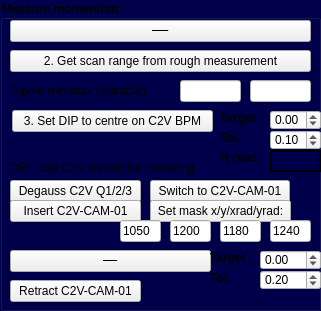
           <widget class="QGroupBox" name="groupBox_5">
            <property name="geometry">
             <rect>
              <x>10</x>
              <y>310</y>
              <width>321</width>
              <height>311</height>
             </rect>
            </property>
            <property name="font">
             <font>
              <weight>75</weight>
              <bold>true</bold>
             </font>
            </property>
            <property name="styleSheet">
             <string notr="true">QGroupBox{ background-color: rgb(0, 0, 75);}
QLabel{ background-color: rgba(0,0,0,0%);}
#QPushButton{ background-color: rgb(255, 255, 255);}</string>
            </property>
            <property name="title">
             <string>Measure momentum:</string>
            </property>
            <widget class="QLineEdit" name="lineEdit_fineCurrentMax">
             <property name="geometry">
              <rect>
               <x>250</x>
               <y>80</y>
               <width>61</width>
               <height>22</height>
              </rect>
             </property>
            </widget>
            <widget class="QPushButton" name="pushButton_fineGetCurrentRange">
             <property name="geometry">
              <rect>
               <x>10</x>
               <y>20</y>
               <width>301</width>
               <height>22</height>
              </rect>
             </property>
             <property name="font">
              <font>
               <pointsize>-1</pointsize>
               <strikeout>true</strikeout>
              </font>
             </property>
             <property name="text">
              <string>1. Get scan range from initial estimate</string>
             </property>
             <property name="checked">
              <bool>false</bool>
             </property>
            </widget>
            <widget class="QLabel" name="label_9">
             <property name="geometry">
              <rect>
               <x>10</x>
               <y>80</y>
               <width>151</width>
               <height>21</height>
              </rect>
             </property>
             <property name="text">
              <string>Dipole min/max (editable):</string>
             </property>
            </widget>
            <widget class="QPushButton" name="pushButton_fineCentreC2VCurrent">
             <property name="geometry">
              <rect>
               <x>12</x>
               <y>110</y>
               <width>201</width>
               <height>22</height>
              </rect>
             </property>
             <property name="text">
              <string>3. Set DIP to centre on C2V BPM</string>
             </property>
             <property name="checked">
              <bool>false</bool>
             </property>
            </widget>
            <widget class="QLineEdit" name="lineEdit_fineCurrentMin">
             <property name="geometry">
              <rect>
               <x>180</x>
               <y>80</y>
               <width>61</width>
               <height>22</height>
              </rect>
             </property>
            </widget>
            <widget class="QPushButton" name="pushButton_fineGetCurrentRange_2">
             <property name="geometry">
              <rect>
               <x>10</x>
               <y>50</y>
               <width>301</width>
               <height>22</height>
              </rect>
             </property>
             <property name="text">
              <string>2. Get scan range from rough measurement</string>
             </property>
             <property name="checked">
              <bool>false</bool>
             </property>
            </widget>
            <widget class="QPushButton" name="pushButton_fineCentreC2VCurrent_2">
             <property name="geometry">
              <rect>
               <x>10</x>
               <y>250</y>
               <width>201</width>
               <height>22</height>
              </rect>
             </property>
             <property name="font">
              <font>
               <pointsize>-1</pointsize>
               <strikeout>true</strikeout>
              </font>
             </property>
             <property name="text">
              <string>Inc. DIP to centre on C2V screen</string>
             </property>
             <property name="checked">
              <bool>false</bool>
             </property>
            </widget>
            <widget class="QPushButton" name="pushButton_degaussC2V">
             <property name="geometry">
              <rect>
               <x>10</x>
               <y>180</y>
               <width>131</width>
               <height>22</height>
              </rect>
             </property>
             <property name="sizePolicy">
              <sizepolicy hsizetype="Minimum" vsizetype="Fixed">
               <horstretch>0</horstretch>
               <verstretch>0</verstretch>
              </sizepolicy>
             </property>
             <property name="minimumSize">
              <size>
               <width>1</width>
               <height>0</height>
              </size>
             </property>
             <property name="maximumSize">
              <size>
               <width>16777215</width>
               <height>16777215</height>
              </size>
             </property>
             <property name="text">
              <string>Degauss C2V Q1/2/3</string>
             </property>
             <property name="checked">
              <bool>false</bool>
             </property>
            </widget>
            <widget class="QPushButton" name="pushButton_camState2C2V">
             <property name="geometry">
              <rect>
               <x>150</x>
               <y>180</y>
               <width>140</width>
               <height>22</height>
              </rect>
             </property>
             <property name="sizePolicy">
              <sizepolicy hsizetype="Minimum" vsizetype="Fixed">
               <horstretch>0</horstretch>
               <verstretch>0</verstretch>
              </sizepolicy>
             </property>
             <property name="minimumSize">
              <size>
               <width>140</width>
               <height>0</height>
              </size>
             </property>
             <property name="maximumSize">
              <size>
               <width>371</width>
               <height>16777215</height>
              </size>
             </property>
             <property name="text">
              <string>Switch to C2V-CAM-01</string>
             </property>
             <property name="checked">
              <bool>false</bool>
             </property>
            </widget>
            <widget class="QPushButton" name="pushButton_insertC2VScreen">
             <property name="geometry">
              <rect>
               <x>10</x>
               <y>200</y>
               <width>131</width>
               <height>22</height>
              </rect>
             </property>
             <property name="text">
              <string>Insert C2V-CAM-01</string>
             </property>
             <property name="checked">
              <bool>false</bool>
             </property>
            </widget>
            <widget class="QPushButton" name="pushButton_retractC2VScreen">
             <property name="geometry">
              <rect>
               <x>10</x>
               <y>280</y>
               <width>131</width>
               <height>22</height>
              </rect>
             </property>
             <property name="text">
              <string>Retract C2V-CAM-01</string>
             </property>
             <property name="checked">
              <bool>false</bool>
             </property>
            </widget>
            <widget class="QPushButton" name="pushButton_Align_2_B_2">
             <property name="geometry">
              <rect>
               <x>150</x>
               <y>200</y>
               <width>141</width>
               <height>22</height>
              </rect>
             </property>
             <property name="sizePolicy">
              <sizepolicy hsizetype="Minimum" vsizetype="Fixed">
               <horstretch>0</horstretch>
               <verstretch>0</verstretch>
              </sizepolicy>
             </property>
             <property name="minimumSize">
              <size>
               <width>1</width>
               <height>0</height>
              </size>
             </property>
             <property name="maximumSize">
              <size>
               <width>371</width>
               <height>16777215</height>
              </size>
             </property>
             <property name="text">
              <string>Set mask x/y/xrad/yrad:</string>
             </property>
             <property name="checked">
              <bool>false</bool>
             </property>
            </widget>
            <widget class="QLabel" name="label_11">
             <property name="geometry">
              <rect>
               <x>10</x>
               <y>160</y>
               <width>241</width>
               <height>16</height>
              </rect>
             </property>
             <property name="text">
              <string>OR - use C2V screen for centering:</string>
             </property>
            </widget>
            <widget class="QLineEdit" name="lineEdit_maskY_2">
             <property name="geometry">
              <rect>
               <x>170</x>
               <y>220</y>
               <width>41</width>
               <height>22</height>
              </rect>
             </property>
             <property name="sizePolicy">
              <sizepolicy hsizetype="Preferred" vsizetype="Fixed">
               <horstretch>0</horstretch>
               <verstretch>0</verstretch>
              </sizepolicy>
             </property>
             <property name="text">
              <string>1200</string>
             </property>
            </widget>
            <widget class="QLineEdit" name="lineEdit_maskYRad_2">
             <property name="geometry">
              <rect>
               <x>270</x>
               <y>220</y>
               <width>41</width>
               <height>22</height>
              </rect>
             </property>
             <property name="sizePolicy">
              <sizepolicy hsizetype="Preferred" vsizetype="Fixed">
               <horstretch>0</horstretch>
               <verstretch>0</verstretch>
              </sizepolicy>
             </property>
             <property name="text">
              <string>1240</string>
             </property>
            </widget>
            <widget class="QLineEdit" name="lineEdit_maskX_2">
             <property name="geometry">
              <rect>
               <x>120</x>
               <y>220</y>
               <width>41</width>
               <height>22</height>
              </rect>
             </property>
             <property name="sizePolicy">
              <sizepolicy hsizetype="Preferred" vsizetype="Fixed">
               <horstretch>0</horstretch>
               <verstretch>0</verstretch>
              </sizepolicy>
             </property>
             <property name="text">
              <string>1050</string>
             </property>
            </widget>
            <widget class="QLineEdit" name="lineEdit_maskXRad_2">
             <property name="geometry">
              <rect>
               <x>220</x>
               <y>220</y>
               <width>41</width>
               <height>22</height>
              </rect>
             </property>
             <property name="sizePolicy">
              <sizepolicy hsizetype="Preferred" vsizetype="Fixed">
               <horstretch>0</horstretch>
               <verstretch>0</verstretch>
              </sizepolicy>
             </property>
             <property name="text">
              <string>1180</string>
             </property>
            </widget>
            <widget class="QDoubleSpinBox" name="doubleSpinBox_tol_3">
             <property name="geometry">
              <rect>
               <x>270</x>
               <y>130</y>
               <width>51</width>
               <height>20</height>
              </rect>
             </property>
             <property name="singleStep">
              <double>0.100000000000000</double>
             </property>
             <property name="value">
              <double>0.100000000000000</double>
             </property>
            </widget>
            <widget class="QLabel" name="label_18">
             <property name="geometry">
              <rect>
               <x>220</x>
               <y>130</y>
               <width>31</width>
               <height>16</height>
              </rect>
             </property>
             <property name="font">
              <font>
               <weight>75</weight>
               <bold>true</bold>
              </font>
             </property>
             <property name="text">
              <string>Tol.</string>
             </property>
            </widget>
            <widget class="QLabel" name="label_19">
             <property name="geometry">
              <rect>
               <x>220</x>
               <y>110</y>
               <width>41</width>
               <height>16</height>
              </rect>
             </property>
             <property name="font">
              <font>
               <weight>75</weight>
               <bold>true</bold>
              </font>
             </property>
             <property name="text">
              <string>Target</string>
             </property>
            </widget>
            <widget class="QDoubleSpinBox" name="doubleSpinBox_x_3">
             <property name="geometry">
              <rect>
               <x>270</x>
               <y>110</y>
               <width>51</width>
               <height>20</height>
              </rect>
             </property>
             <property name="minimum">
              <double>-100.000000000000000</double>
             </property>
             <property name="maximum">
              <double>100.000000000000000</double>
             </property>
             <property name="singleStep">
              <double>0.100000000000000</double>
             </property>
             <property name="value">
              <double>0.000000000000000</double>
             </property>
            </widget>
            <widget class="QLabel" name="label_20">
             <property name="geometry">
              <rect>
               <x>210</x>
               <y>270</y>
               <width>31</width>
               <height>16</height>
              </rect>
             </property>
             <property name="font">
              <font>
               <weight>75</weight>
               <bold>true</bold>
              </font>
             </property>
             <property name="text">
              <string>Tol.</string>
             </property>
            </widget>
            <widget class="QLabel" name="label_21">
             <property name="geometry">
              <rect>
               <x>210</x>
               <y>250</y>
               <width>41</width>
               <height>16</height>
              </rect>
             </property>
             <property name="font">
              <font>
               <weight>75</weight>
               <bold>true</bold>
              </font>
             </property>
             <property name="text">
              <string>Target</string>
             </property>
            </widget>
            <widget class="QDoubleSpinBox" name="doubleSpinBox_x_4">
             <property name="geometry">
              <rect>
               <x>260</x>
               <y>250</y>
               <width>61</width>
               <height>20</height>
              </rect>
             </property>
             <property name="minimum">
              <double>-100.000000000000000</double>
             </property>
             <property name="maximum">
              <double>100.000000000000000</double>
             </property>
             <property name="singleStep">
              <double>0.100000000000000</double>
             </property>
             <property name="value">
              <double>0.000000000000000</double>
             </property>
            </widget>
            <widget class="QDoubleSpinBox" name="doubleSpinBox_tol_4">
             <property name="geometry">
              <rect>
               <x>260</x>
               <y>270</y>
               <width>61</width>
               <height>20</height>
              </rect>
             </property>
             <property name="singleStep">
              <double>0.100000000000000</double>
             </property>
             <property name="value">
              <double>0.200000000000000</double>
             </property>
            </widget>
            <widget class="QLabel" name="label_H_3">
             <property name="geometry">
              <rect>
               <x>270</x>
               <y>150</y>
               <width>51</width>
               <height>22</height>
              </rect>
             </property>
             <property name="layoutDirection">
              <enum>Qt::LeftToRight</enum>
             </property>
             <property name="frameShape">
              <enum>QFrame::WinPanel</enum>
             </property>
             <property name="text">
              <string/>
             </property>
             <property name="alignment">
              <set>Qt::AlignLeading|Qt::AlignLeft|Qt::AlignVCenter</set>
             </property>
            </widget>
            <widget class="QLabel" name="label_22">
             <property name="geometry">
              <rect>
               <x>220</x>
               <y>150</y>
               <width>51</width>
               <height>16</height>
              </rect>
             </property>
             <property name="font">
              <font>
               <weight>75</weight>
               <bold>true</bold>
              </font>
             </property>
             <property name="text">
              <string>H read.</string>
             </property>
            </widget>
           </widget>
